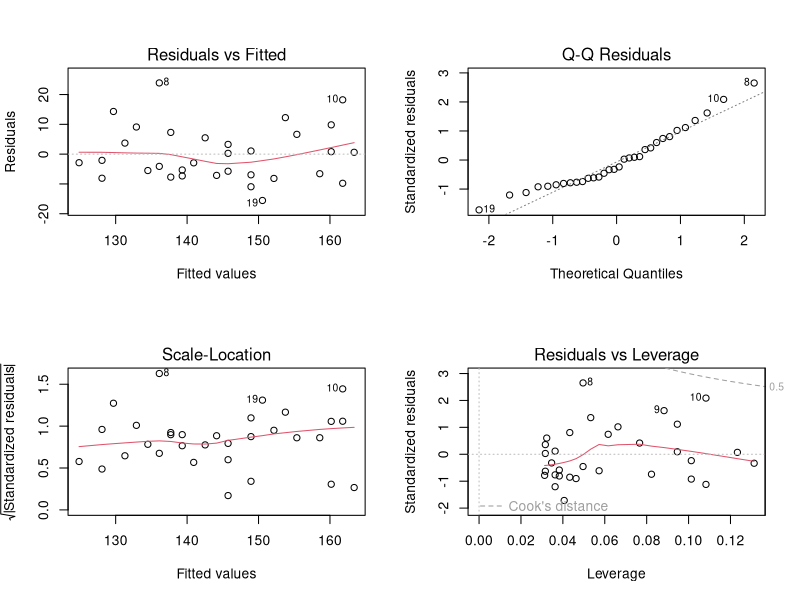

Generate this figure with R:
library(readxl)
data <- read_excel("./data/HW1Q6.xlsx")
df <- data.frame(data)
attach(df)

# plot(AGE, SBP)
# plot(log(AGE), SBP)

model <- lm(SBP ~ AGE, data=df)
print(summary(model))

par(mfrow = c(2,2))
plot(model)

print(anova(model))

print(confint(model, level=0.99))

pred_val <- data.frame(AGE=55)

print(predict(model, newdata=pred_val, interval = "confidence", level = 0.95))
print(predict(model, newdata=pred_val, interval = "prediction", level = 0.95))

print("Last Step: ")
print(cor(AGE, SBP))
print(cor.test(AGE, SBP))
